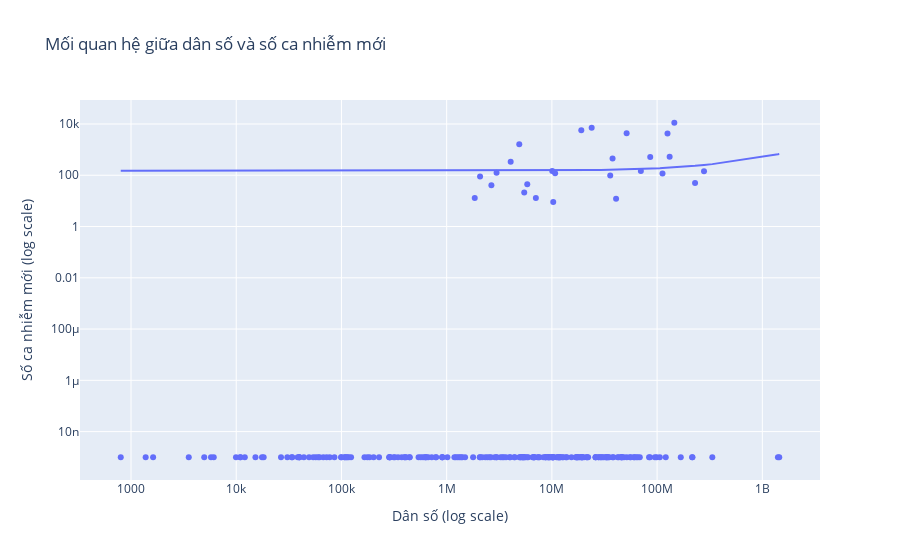

Notebook code cell kept with this figure:
### Markdown cell above
- **Nhận xét biểu đồ**: 
  - Nga là quốc gia có số lượng ca mắc covid mới nhiều nhất trong ngày 06/03/2023. Điều này có thể được giải thích là do tỷ lệ tiêm phòng vắc xin của công chúng Nga đang giảm dần và việc đó đã trở nên không còn bắt buộc, quảng bá với các chủng virus mới, các lệnh bắt buộc mang khẩu trang tại nơi đông người bị gỡ bỏ. Hậu quả là số ca mắc tăng do miễn dịch cộng đồng không hiệu quả.
  - Hầu hết các quốc gia có số ca nhiễm mới thuộc top đầu đều là các nước thuộc châu Á và châu Âu.
  
- **Quan hệ với các trường dữ liệu khác**: Nhìn tổng quan biểu đồ, số ca nhiễm của các quốc gia khác không cao như Nga, phải chăng điều này có lẽ là do Nga có dân số đông hơn các quốc gia còn lại nên số ca nhiễm cũng từ đó mà cao vượt trội hơn hẳn? Từ đó, nhóm có một câu hỏi đặt ra là:

#### 1.2 Liệu dân số có ảnh hưởng đến việc tăng các ca nhiễm mới?
- **Trường dữ liệu được trực quan**: `New Cases`, `Population`.
- **Biểu đồ sử dụng**: Scatter.
- **Tính phù hợp của biểu đồ**: Scatter là biểu đồ thông dụng nhất khi quan sát mối quan hệ của hai biến, đặc biệt là xem xét sự tương quan giữa hai biến đó. Với lý do như vậy nên sử dụng scatter plot cho câu hỏi xem xét liệu 2 biến `New Cases` và `Population` có sự tương quan với nhau hay không là phù hợp.
- **Mục đích của câu hỏi:** Nhằm xem xét sự tương quan giữa số dân với mức nhiễm hiện tại của một quốc gia. Nếu một quốc gia đông dân thì số ca nhiễm cũng tăng lên nhiều theo dân số, ngược lại nếu một quốc gia ít dân thì số ca nhiễm cũng thấp theo.

### Code cell
epsilon = 1e-9
covid_df['Population'] = covid_df['Population']
covid_df['New Cases'] = covid_df['New Cases'] + epsilon

fig = px.scatter(data_frame=covid_df, x='Population', y='New Cases', 
                 log_x=True, log_y=True, trendline='ols',
                 labels={'Population': 'Dân số (log scale)', 
                         'New Cases': 'Số ca nhiễm mới (log scale)'},
                 title='Mối quan hệ giữa dân số và số ca nhiễm mới' )

fig.show()

### Figure 1 — Plotly figure (JSON) as saved in the notebook; plotly's stock layout.template omitted (floating-point values rounded to 4 significant figures; data arrays with more than 128 entries replaced by an {"elided": "..."} marker saying what was removed)
{"data": [{"hovertemplate": "Dân số (log scale)=%{x}<br>Số ca nhiễm mới (log scale)=%{y}<extra></extra>", "legendgroup": "", "marker": {"color": "#636efa", "symbol": "circle"}, "mode": "markers", "name": "", "orientation": "v", "showlegend": false, "type": "scatter", "x": {"elided": "229 int values"}, "xaxis": "x", "y": {"elided": "229 float values"}, "yaxis": "y"}, {"hovertemplate": "<b>OLS trendline</b><br>New Cases = 3.63965e-07 * Population + 149.604<br>R<sup>2</sup>=0.002403<br><br>Dân số (log scale)=%{x}<br>Số ca nhiễm mới (log scale)=%{y} <b>(trend)</b><extra></extra>", "legendgroup": "", "marker": {"color": "#636efa", "symbol": "circle"}, "mode": "lines", "name": "", "showlegend": false, "type": "scatter", "x": {"elided": "229 int values"}, "xaxis": "x", "y": {"elided": "229 float values"}, "yaxis": "y"}], "layout": {"legend": {"tracegroupgap": 0}, "title": {"text": "Mối quan hệ giữa dân số và số ca nhiễm mới"}, "xaxis": {"anchor": "y", "domain": [0, 1], "title": {"text": "Dân số (log scale)"}, "type": "log"}, "yaxis": {"anchor": "x", "domain": [0, 1], "title": {"text": "Số ca nhiễm mới (log scale)"}, "type": "log"}}}
